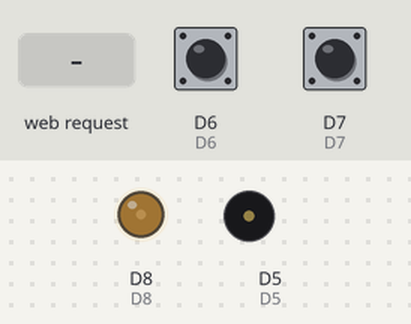
A sketch run on a simulated ESP8266 (NodeMCU). On the bench: output pins drawn as LEDs (lit = HIGH), buzzer (waves = sounding). Inputs (shaded band) come from the test bench; at power-on: D7 HIGH, D6 HIGH. Random numbers use the default seed unless the sketch sets one; pins used as bus, display or sensor lines are not drawn; what the sketch prints to the serial monitor is not drawn.

Above: at 1.2 s.
1.3 s: D7 pulled LOW for 3.2 s
At 1.67 s:
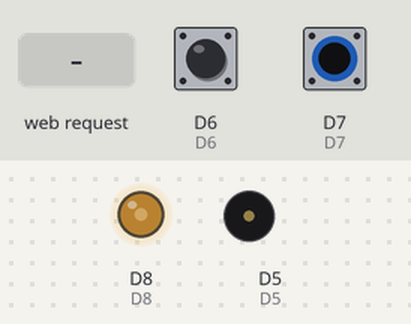
6.0 s: HTTP request GET /radiation?set=1 received
At 7.6 s:
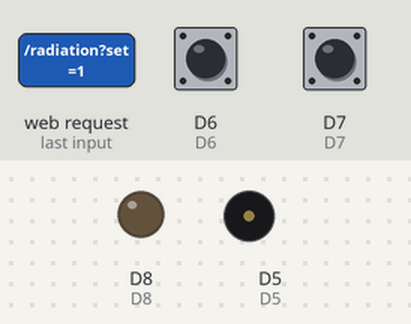
9.0 s: D7 pulled LOW for 1 s
12.0 s: D6 pulled LOW for 1 s
Timing chart, 0 to 16.0 s (numbered marks = the images above; inputs shaded):
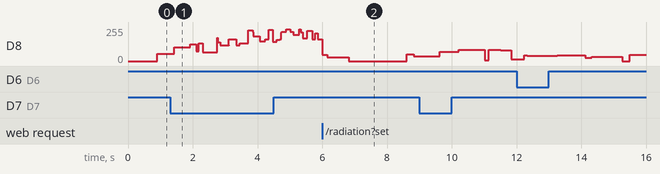

The sketch:

Geigercounter.ino
```cpp
#include <ESP8266WiFi.h>
#include <ESPAsyncTCP.h>
#include <ESPAsyncWebServer.h>
#include <DNSServer.h>

#define D5 2
#define D5 14
#define D6 12
#define D7 13
#define D8 15

uint16_t min_radiation_interval = 20;
//uint16_t radiation_interval_delta_minmax = 130;
int base_randomness = 300;
int radiation = 10;

unsigned long last_interrupt_time = 0;

const char* ssid = "Chernobyl";


DNSServer dnsServer;
AsyncWebServer server(80);

String get_param(AsyncWebServerRequest *request, String param_name) {
  int paramsNr = request->params();
  for(int i=0;i<paramsNr;i++){
    AsyncWebParameter* p = request->getParam(i);
    if (p->name() == param_name) {
      return p->value();
    }
    return "";
  }
}


class CaptiveRequestHandler : public AsyncWebHandler {
public:
  CaptiveRequestHandler() {}
  virtual ~CaptiveRequestHandler() {}

  bool canHandle(AsyncWebServerRequest *request){
    //request->addInterestingHeader("ANY");
    return true;
  }

  void handleRequest(AsyncWebServerRequest *request) {
    AsyncResponseStream *response = request->beginResponseStream("text/html");
    //response->print("<!DOCTYPE html><html><head><title>Captive Portal</title></head><body>");
    const char index_html[] = R"rawliteral(
    <!DOCTYPE html><html><head><title>Geiger Counter</title>
    <meta name="viewport" content="width=device-width, initial-scale=1">
    <link rel="icon" href="data:,">
    <style>
    input { width: 100%; }
    </style>
    <script>
      function ajax_update(element) {
        var xhr = new XMLHttpRequest();
        xhr.open("GET", "/"+element.id+"?set="+element.value, true);
        xhr.send();
        document.getElementById(element.id+"_value").innerHTML = element.value;
      }
    </script>
    </head><body>
    <p><center><h2>Geigerz&auml;hler</h2><br><i>3.6 R&ouml;ntgen - not great not terrible</i></center></p><br><br>
    Radiation: <span id="radiation_value">10</span><br>
    <input type="range" id="radiation" name="points" min="0" max="100" value="10" onchange="ajax_update(this);">
    <br><br>
    Randomness: <span id="base_randomness_value">300</span><br>
    <input type="range" id="base_randomness" name="points" min="20" max="300" value="300" onchange="ajax_update(this);">
    </body></html>
    )rawliteral";
    response->print(index_html);
    /*
    response->print("<p>This is out captive portal front page.</p>");
    response->printf("<p>You were trying to reach: http://%s%s</p>", request->host().c_str(), request->url().c_str());
    response->printf("<p>Try opening <a href='http://%s'>this link</a> instead</p>", WiFi.softAPIP().toString().c_str());
    */
    //response->print("</body></html>");
    request->send(response);
  }
};

void enable_wifi() {
  Serial.print("\r\n\r\nSetting AP (Access Point)…");

  WiFi.softAP(ssid);

  IPAddress ip = WiFi.softAPIP();
  Serial.print("AP IP address: ");
  Serial.println(ip);
  //Serial.println(WiFi.localIP());

  //AsyncWebServer server(80);
  dnsServer.start(53, "*", WiFi.softAPIP());

  server.on("/base_randomness", HTTP_GET, [](AsyncWebServerRequest *request) {
    if (request->hasParam("set")) {
      AsyncWebParameter* p = request->getParam("set");
      base_randomness = atoi(p->value().c_str());
    }
    char b [10];
    itoa(base_randomness, b, 10);
    request->send(200, "text/plain", b);
  });

  server.on("/radiation", HTTP_GET, [](AsyncWebServerRequest *request) {
    if (request->hasParam("set")) {
      AsyncWebParameter* p = request->getParam("set");
      radiation = atoi(p->value().c_str());
    }
    char b [10];
    itoa(radiation, b, 10);
    request->send(200, "text/plain", b);
  });

  server.addHandler(new CaptiveRequestHandler()).setFilter(ON_AP_FILTER);//only when requested from AP

  /*
  // Route for root / web page
  server.on("/", HTTP_GET, [](AsyncWebServerRequest *request){
    request->send(200, "text/html", index_html);
  });
  */

  server.begin();
}

void modify_radiation(int factor) {
  int delta = 15;
  if (radiation >= 50) delta = 10;
  if (radiation >= 70) delta = 7;
  if (radiation >= 90) delta = 3;
  int new_radiation = radiation + (delta * factor);
  new_radiation = max(1, new_radiation);
  new_radiation = min(100, new_radiation);
  Serial.print(radiation);
  Serial.print(" -> ");
  Serial.println(new_radiation);
  radiation = new_radiation;
}

int debounce() {
  int returncode = 1; // 1 means bounce
  unsigned long interrupt_time = millis();
  Serial.print("Debounce: ");
  Serial.println(interrupt_time);
  if (interrupt_time - last_interrupt_time > 250) {
    // no bounce
    returncode = 0;
  }
  last_interrupt_time = interrupt_time;
  return returncode;
}


void radiation_decrease_int() {
  if (debounce() == 1) return;
  modify_radiation(-1);
}

void radiation_increase_int() {
  if (debounce() == 1) return;
  modify_radiation(1);
}


void setup() {
  pinMode(LED_BUILTIN, OUTPUT);     // Initialize the LED_BUILTIN pin as an output
  pinMode(D5, OUTPUT); // D5 for buzzer
  pinMode(D4, OUTPUT);  // D4
  pinMode(D8, OUTPUT); // D8 for meter

  pinMode(D6, INPUT_PULLUP); // DOWN
  pinMode(D7, INPUT_PULLUP); // UP
  //attachInterrupt(digitalPinToInterrupt(D6), radiation_decrease_int, CHANGE);
  //attachInterrupt(digitalPinToInterrupt(D7), radiation_increase_int, LOW);

  Serial.begin(9600);

  enable_wifi();
}

// the loop function runs over and over again forever
void loop() {
  dnsServer.processNextRequest();

  if (digitalRead(D6) == LOW) radiation_decrease_int();
  if (digitalRead(D7) == LOW) radiation_increase_int();

  digitalWrite(LED_BUILTIN, HIGH);  // Turn the LED off by making the voltage HIGH
  tone(D5, 2546, 5);
  //digitalWrite(LED_BUILTIN, LOW);   // Turn the LED on
  //delay(random(min_radiation_interval, min_radiation_interval+radiation_interval_delta_minmax));

  int randomness = base_randomness;
  if (radiation > 10) randomness = min(randomness, 200);
  if (radiation > 30) randomness = min(randomness, 150);
  if (radiation > 50) randomness = min(randomness, 100);
  if (radiation > 70)  randomness = min(randomness, 70);
  if (radiation > 80)  randomness = min(randomness, 45);
  if (radiation > 90)  randomness = min(randomness, 20);
  if (radiation > 95)  randomness = min(randomness, 10);
  if (radiation > 97)  randomness = min(randomness,  5);

  int my_randomness = random(-randomness, randomness);

  uint16_t radiation_interval = 2 * 100/radiation;
  delay(max(0, radiation_interval + (-3*my_randomness) ));

  int my_meter_randomness = max(-40, min(my_randomness, 40));
  if (my_meter_randomness == -40) my_meter_randomness = random(-50, -20);
  if (my_meter_randomness == 40) my_meter_randomness = random(20, 50);
  if (randomness <= 10) my_meter_randomness = random(-15, 15);
  uint8_t meterpos = 255*radiation/100;
  analogWrite(D8, min(max(0, meterpos + my_meter_randomness), 255));
}
```
